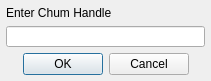
<?xml version="1.0" encoding="UTF-8"?>
<ui version="4.0">
 <class>AddFriendDialog</class>
 <widget class="QDialog" name="AddFriendDialog">
  <property name="geometry">
   <rect>
    <x>0</x>
    <y>0</y>
    <width>211</width>
    <height>81</height>
   </rect>
  </property>
  <property name="windowTitle">
   <string>Dialog</string>
  </property>
  <widget class="QWidget" name="verticalLayoutWidget">
   <property name="geometry">
    <rect>
     <x>0</x>
     <y>0</y>
     <width>211</width>
     <height>81</height>
    </rect>
   </property>
   <layout class="QVBoxLayout" name="verticalLayout">
    <property name="margin">
     <number>6</number>
    </property>
    <item>
     <widget class="QLabel" name="enterChumHandleLabel">
      <property name="text">
       <string>Enter Chum Handle</string>
      </property>
     </widget>
    </item>
    <item>
     <widget class="QLineEdit" name="addChumInput"/>
    </item>
    <item>
     <widget class="QDialogButtonBox" name="confirmButtonBox">
      <property name="standardButtons">
       <set>QDialogButtonBox::Cancel|QDialogButtonBox::Ok</set>
      </property>
      <property name="centerButtons">
       <bool>true</bool>
      </property>
     </widget>
    </item>
   </layout>
  </widget>
 </widget>
 <resources/>
 <connections/>
</ui>
